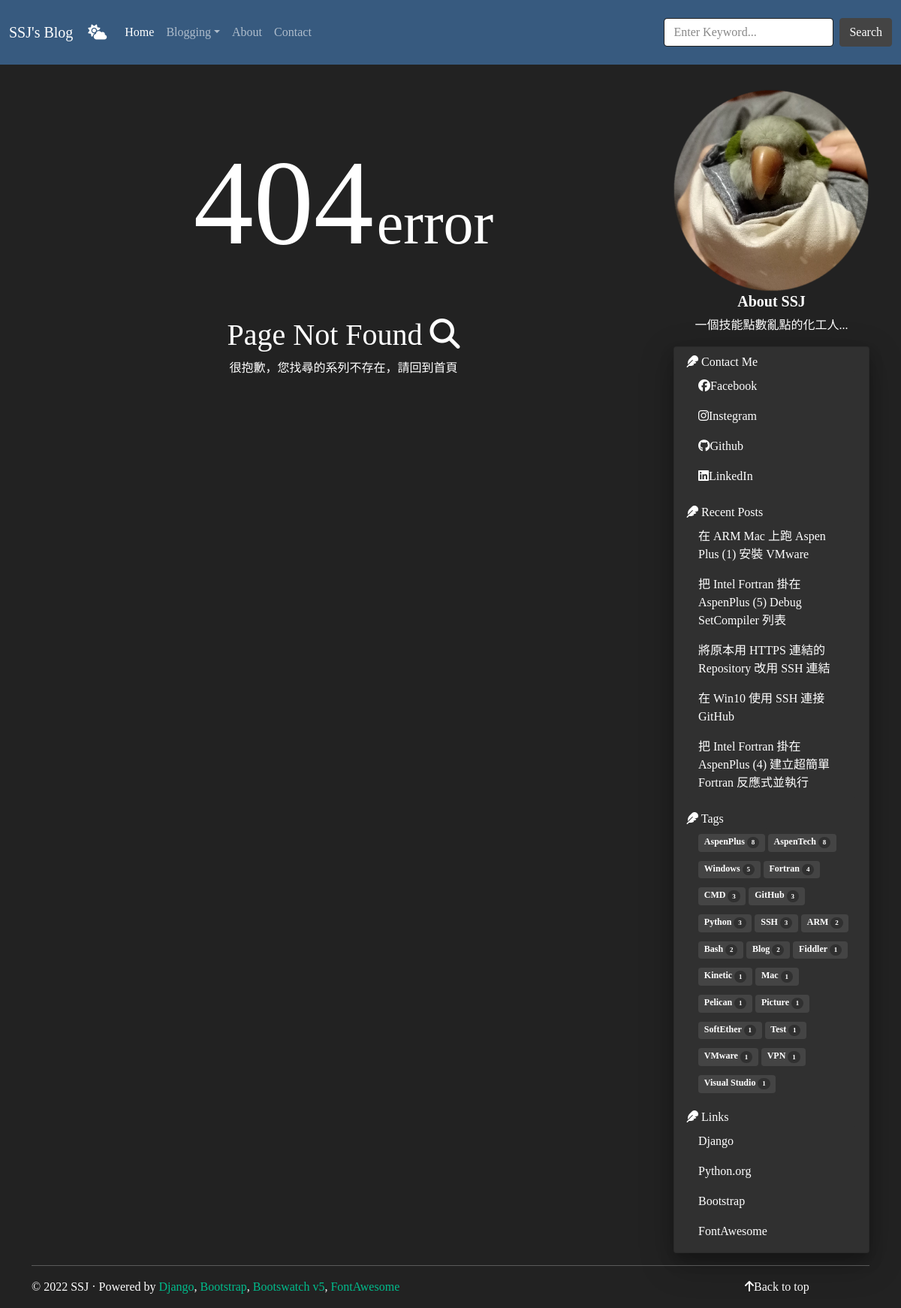
/series/AspenPlus, run on the app's committed database.
### mysite/models.py (models this page shows, shortened)
class Articles(models.Model):
    title = models.CharField(max_length=200)
    slug = models.CharField(unique=True, max_length=200)
    abstract = models.CharField(max_length=200)
    pub_date = models.DateTimeField(default=timezone.now)
    tags = models.ManyToManyField(Tags)
    visible = models.BooleanField(default=False)
    series = models.ForeignKey(Series, on_delete=models.CASCADE, null=True, blank=True)
    body = RichTextField()
    class Meta:
        ordering = ('pub_date',)

class Tags(models.Model):
    name = models.CharField(unique=True, max_length=100)
    class Meta:
        ordering = ('name',)

### mysite/views.py (the view)
    def wrapper(*args, **kwargs):
        request = args[0]
        if request.COOKIES.get('_theme') and request.COOKIES.get('_theme') in ('dark', 'flat'):
            pass
        else:
            request.COOKIES['_theme'] = 'dark'
        response = func(*args, **kwargs)
        return response

### mysite/views.py (called while the page is built, shortened)
def recent_posts(number=5):
    recent_articles = models.Articles.objects.filter(visible=True).order_by('-pub_date')[0:number]
    return recent_articles

def tags_cloud():
    tags_freq = OrderedDict()
    for tag in models.Tags.objects.all():
        tags_freq[tag.name] = len(models.Articles.objects.filter(tags=tag))
    sorted_dict = sorted(tags_freq.items(), key=lambda x: x[1], reverse=True)
    tags_freq.clear()
    tags_freq.update(sorted_dict)
    return tags_freq

def set_theme_cookie_firsttime(func):
    def wrapper(*args, **kwargs):
        request = args[0]
        if request.COOKIES.get('_theme') and request.COOKIES.get('_theme') in ('dark', 'flat'):
            pass
        else:
            request.COOKIES['_theme'] = 'dark'
        response = func(*args, **kwargs)
        return response
    return wrapper

@set_theme_cookie_firsttime
def series_article_list_page(request, series_name):
    recent_articles = recent_posts()
    tags_classified = tags_cloud()
    theme = request.COOKIES['_theme']
    target_series = None
    try:
        target_series = models.Series.objects.get(name=series_name)
        item_name = series_name
        title = 'Series'
    except:
        msg = '很抱歉，您找尋的系列不存在，請回到首頁'
        return render(request, '404.html', locals())

### templates/404.html (shortened to what this page needs)
{% extends 'base.html' %}
{% block content %}
    <section id="content" class="body">
        <div class="no-found-page-header" align="center">
            <span class="class-404">404</span>
            <span class="class-error">error</span>
        </div>
        <h2 align="center">Page Not Found <i class="fas fa-search"></i></h2>
        <p align="center">{{ msg|default:"很抱歉，您前往的頁面不存在，請回到首頁" }}</p>
    </section>
{% endblock %}

### templates/component/sidebar/infobar/recent_posts.html
<li class="list-group-item justify-content-between align-items-center">
    <i class="fas fa-feather"></i>
    Recent Posts
    <ul class="list-group" id="recentposts">
        {% for post in recent_articles %}
            <li class="list-group-item justify-content-between align-items-center"><a
                    href="{% url 'article-url' post.slug %}">{{ post.title }}</a></li>
        {% endfor %}
    </ul>
</li>

### templates/component/sidebar/infobar/tag_cloud.html
<li class="list-group-item justify-content-between align-items-center">
    <i class="fas fa-feather"></i>
    Tags
    <ul id="tags" class="d-inline-flex flex-row list-group ps-3">
        {% for tag_name, tag_freq in tags_classified.items %}
            <li class="list-group-item d-flex justify-content-between align-items-end ps-0 pe-1 pb-1">
                <a class="badge bg-secondary" href="{% url 'tag-url' tag_name %}">
                    {{ tag_name }}
                    <span class="badge rounded-pill bg-dark">{{ tag_freq }}</span>
                </a>
            </li>
        {% endfor %}
    </ul>
</li>

### templates/404.html (style rules this page uses)
.no-found-page-header > span.class-404 { font-size: 10em; }
.no-found-page-header > span.class-error { font-size: 5em; }

### data on the page
Articles: title "在 ARM Mac 上跑 Aspen Plus (1) 安裝 VMware"
Articles: title "把 Intel Fortran 掛在 AspenPlus (5) Debug SetCompiler 列表"
Articles: title "將原本用 HTTPS 連結的 Repository 改用 SSH 連結"
Articles: title "在 Win10 使用 SSH 連接 GitHub"
Articles: title "把 Intel Fortran 掛在 AspenPlus (4) 建立超簡單 Fortran 反應式並執行"
Tags: tags_classified "AspenPlus"
Tags: tags_classified "AspenTech"
Tags: tags_classified "Windows"
Tags: tags_classified "Fortran"
Tags: tags_classified "CMD"
Tags: tags_classified "GitHub"
Tags: tags_classified "Python"
Tags: tags_classified "SSH"
Tags: tags_classified "ARM"
Tags: tags_classified "Bash"
Tags: tags_classified "Blog"
Tags: tags_classified "Fiddler"
Tags: tags_classified "Kinetic"
Tags: tags_classified "Mac"
Tags: tags_classified "Pelican"
Tags: tags_classified "Picture"
Tags: tags_classified "SoftEther"
Tags: tags_classified "Test"
Tags: tags_classified "VMware"
Tags: tags_classified "VPN"
Tags: tags_classified "Visual Studio"

### other printed values
{{ msg|default:"很抱歉，您前往的頁面不存在，請回到首頁" }} "很抱歉，您找尋的系列不存在，請回到首頁"
{{ tag_freq }} "8" "8" "5" "4" "3" "3" "3" "3" "2" "2" "2" "1" "1" "1" "1" "1" "1" "1" "1" "1" "1"
